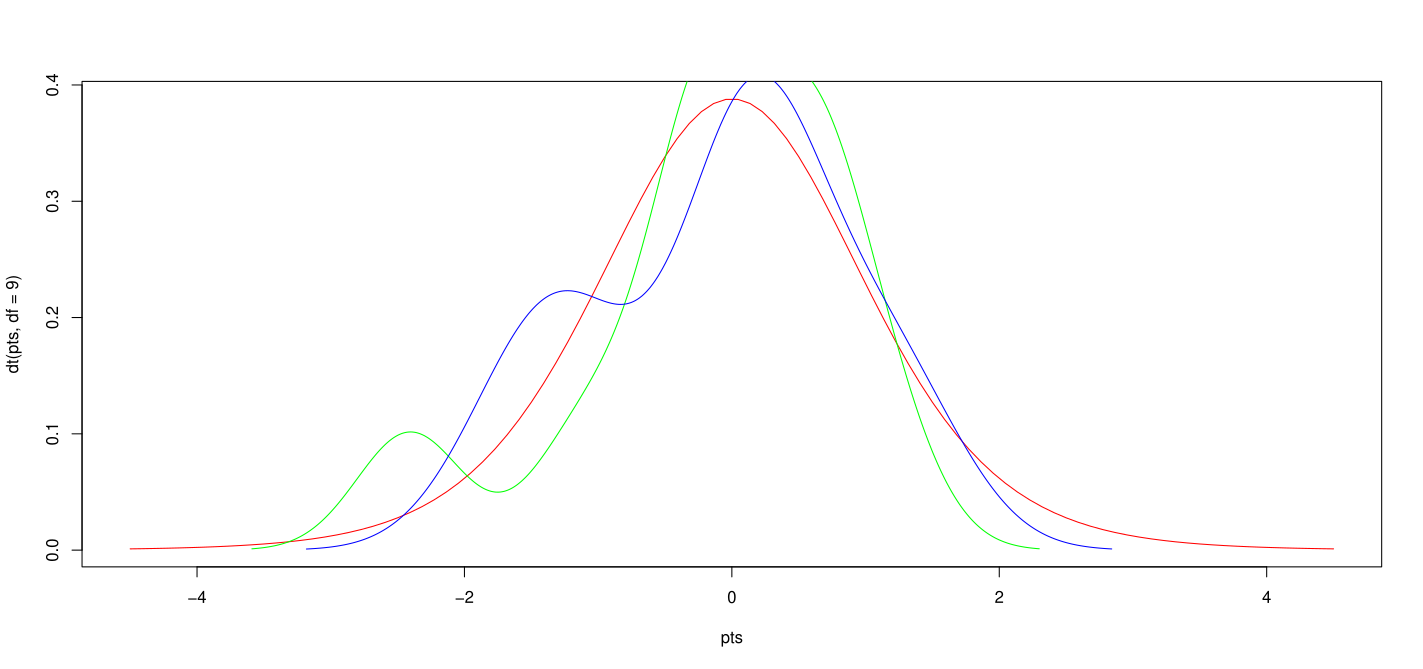

The R source for this figure:
#Author: Forrester, Date: 10/29/2024, Purpose: Calculate T test


#Create 2 variables x and y
x = rnorm(10)
y = rnorm(10)

#Plot x and y variables to check if they follow a normal distribution
pts = seq(-4.5,4.5,length=100)
plot(pts,dt(pts,df=9),col='red',type='l')
lines(density(x), col='green')
lines(density(y), col='blue')

# Apply the Ttest function to get Pvalue
ttest = t.test(x,y)


#Output:
  Welch Two Sample t-test

data:  x and y
t = -0.11439, df = 17.969, p-value = 0.9102
alternative hypothesis: true difference in means is not equal to 0
95 percent confidence interval:
 -0.9860235  0.8842070
sample estimates:
  mean of x   mean of y 
-0.14108872 -0.09018046 
